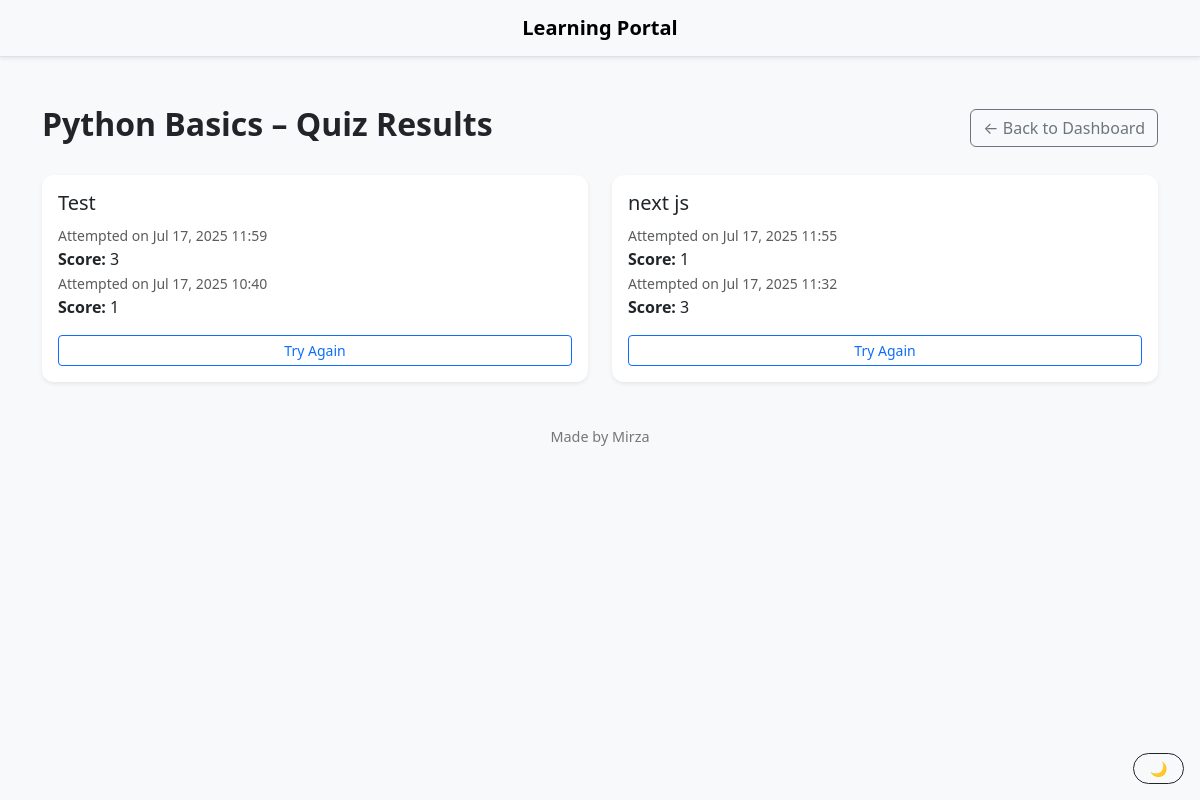
/quiz-results/1/ (signed in), run on an earlier commit of the app's database.
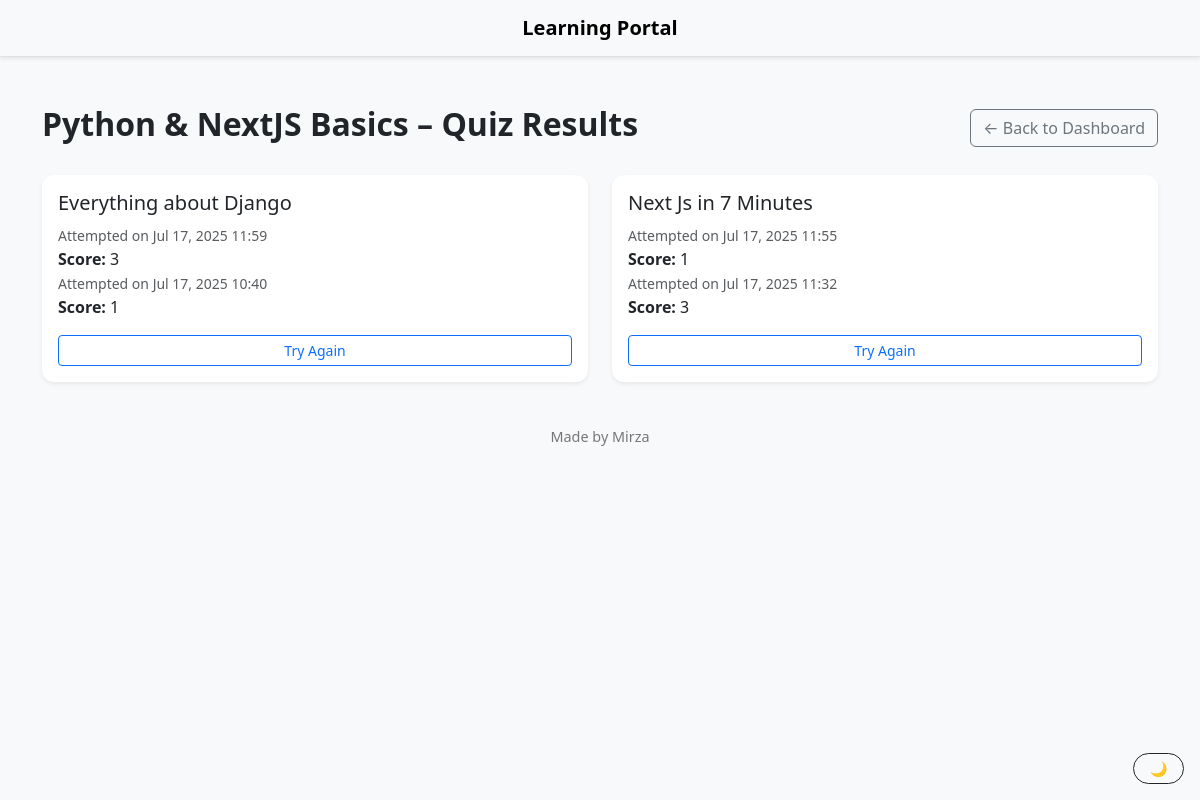
And on a later commit of the database.
### main/models.py (models this page shows, shortened)
class Product(models.Model):
    title = models.CharField(max_length=100)
    description = models.TextField()

class Video(models.Model):
    product = models.ForeignKey(Product, on_delete=models.CASCADE, related_name='videos')
    title = models.CharField(max_length=100)
    youtube_url = models.URLField()
    order = models.PositiveIntegerField(default=0)

### main/views.py (the view)
# urls.py: path('quiz-results/<int:product_id>/', views.quiz_results_view, name='quiz_results'),
@login_required
def quiz_results_view(request, product_id):
    product = get_object_or_404(Product, id=product_id)
    videos = product.videos.all()
    video_results = {}
    for video in videos:
        submissions = QuizSubmission.objects.filter(user=request.user, video=video).order_by('-submitted_at')
        video_results[video] = submissions  # <-- Store all submissions per video
    return render(request, 'quiz_results.html', {
        'product': product,
        'results': video_results
    })

### main/templates/quiz_results.html (shortened to what this page needs)
{% extends "base.html" %}
{% block content %}
<div class="d-flex justify-content-between align-items-center mb-4">
    <h2 class="fw-bold">{{ product.title }} – Quiz Results</h2>
    <a href="{% url 'dashboard' %}" class="btn btn-outline-secondary">← Back to Dashboard</a>
</div>
{% if results %}
<div class="row">
    {% for video, submissions in results.items %}
    <div class="col-md-6 mb-4">
        <div class="card shadow-sm border-0 h-100">
            <div class="card-body d-flex flex-column">
                <h5 class="card-title">{{ video.title }}</h5>
                {% if submissions %}
                <ul class="list-unstyled mb-3">
                    {% for s in submissions %}
                    <li>
                        <small class="text-muted">Attempted on {{ s.submitted_at|date:"M d, Y H:i" }}</small><br>
                        <strong>Score:</strong> {{ s.score }}
                    </li>
                    {% endfor %}
                </ul>
                <a href="{% url 'quiz' video.id %}" class="btn btn-outline-primary mt-auto btn-sm">Try Again</a>
                {% else %}
                <p class="text-warning">No attempts yet.</p>
                <a href="{% url 'quiz' video.id %}" class="btn btn-primary mt-auto btn-sm">Take Quiz</a>
                {% endif %}
            </div>
        </div>
    </div>
    {% endfor %}
</div>
{% else %}
<div class="alert alert-info">No videos or quiz submissions found for this product.</div>
{% endif %}
{% endblock %}

What changed in the data, as far as the page shows it:
changed Product: title "Python Basics" → "Python & NextJS Basics"
changed Video: title "Test" → "Everything about Django"
changed Video: title "next js" → "Next Js in 7 Minutes"
